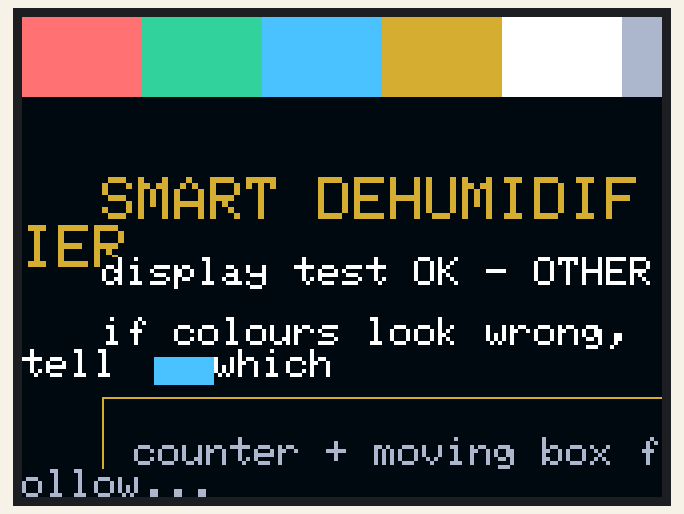
Bench run of a sketch on a simulated Arduino Uno, built with avr-gcc and run on an emulated ATmega328P. Shown: 320×240 colour display. What the sketch prints to the serial monitor is not drawn.

Above: at 0.46 s.
At 10.5 s:
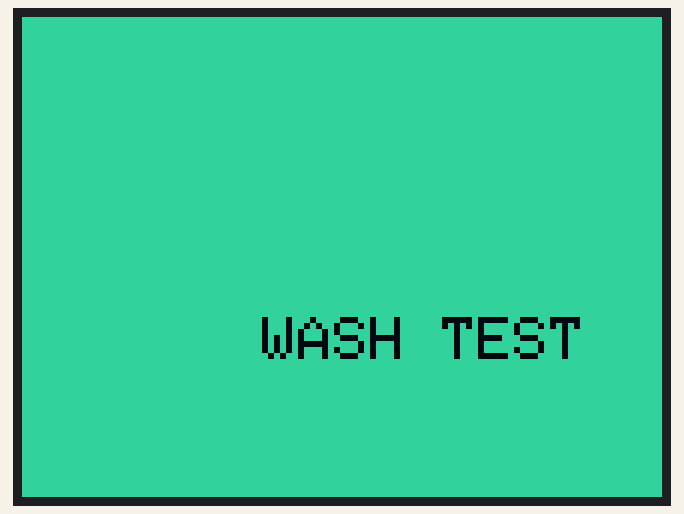
At 16.36 s:
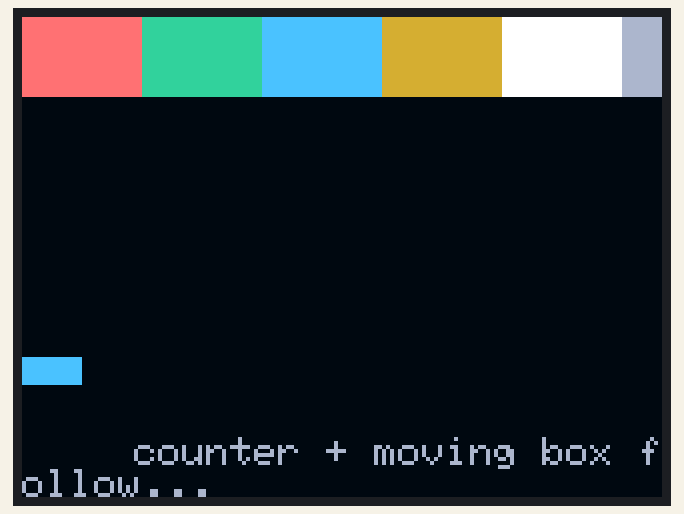
At 21.7 s:
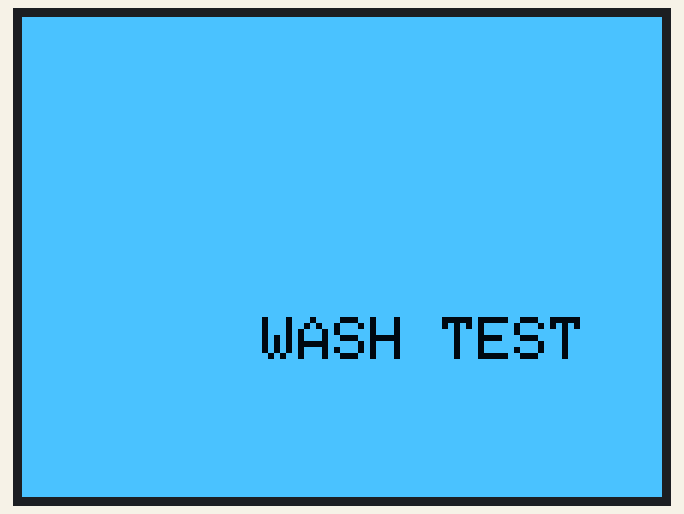
At 32.8 s:
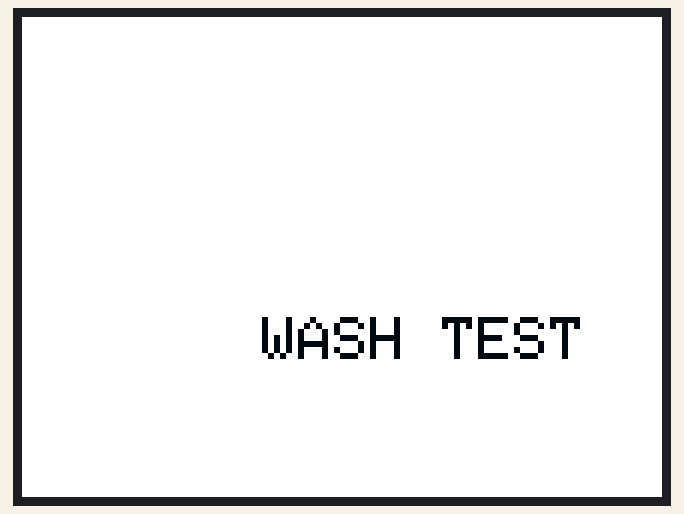
At 33.8 s:
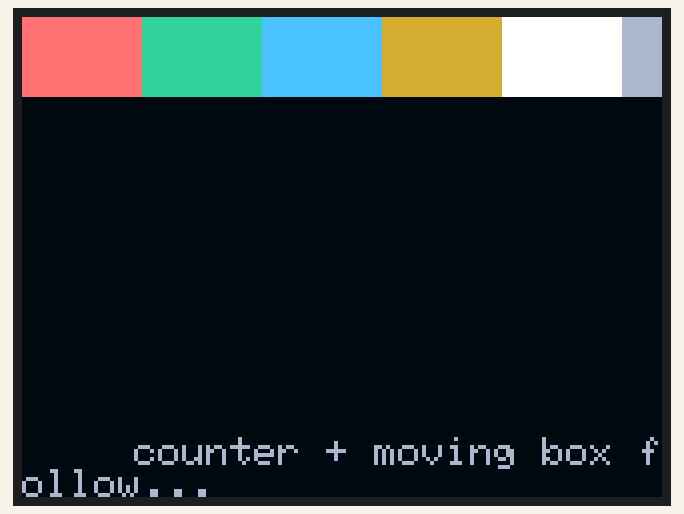

The sketch:

display-test-uno.ino
```cpp
/*
 * ============================================================================
 *  SMART DEHUMIDIFIER - DISPLAY TEST (UNO only, no S3, nothing else connected)
 * ============================================================================
 *  Plug the 3.5" parallel shield (D0-D7 + WR + RD pins) onto the Arduino
 *  UNO, USB cable in, upload this. That's the whole setup.
 *
 *  Libraries (Tools -> Manage Libraries, install BOTH):
 *    1. "Adafruit GFX Library"  (by Adafruit)
 *    2. "mcufriend_kbv"         (by David Prentice)
 *
 *  WHAT IT SHOWS:
 *    - Serial Monitor (9600): the display CONTROLLER ID (e.g. 0x9486)
 *      >>> WRITE THAT NUMBER DOWN AND TELL ME - the S3 direct-wire driver
 *          (see below) needs it to pick the right init sequence.
 *    - Screen: colour bars, colour blocks, text, a running counter and
 *      a moving box - proves the panel, backlight and wiring are good.
 *
 *  WHY THIS MATTERS FOR THE S3: this shield can also be wired DIRECTLY to
 *  the ESP32-S3 (no UNO needed in the final product) by moving the door
 *  lock + supply relays + buzzer to a second PCF8574 - see manual 02
 *  sect.4.13. This test confirms your panel works and identifies its
 *  controller before that wiring.
 * ============================================================================
 */

#include <Adafruit_GFX.h>
#include <MCUFRIEND_kbv.h>

MCUFRIEND_kbv tft;

// the same theme colours as the dryer's website
#define C_NAVY  0x0042
#define C_GOLD  0xD566
#define C_BLUE  0x4E1F
#define C_GREEN 0x3693
#define C_RED   0xFB8E
#define C_WHITE 0xFFFF
#define C_DIM   0xADB9

const char *colorName(uint16_t c) {
  if (c == C_RED)   return "RED";
  if (c == C_GREEN) return "GREEN";
  if (c == C_BLUE)  return "BLUE";
  if (c == C_GOLD)  return "GOLD";
  return "OTHER";
}

void bars() {                       // classic 8-colour bar strip
  const uint16_t cs[8] = { C_RED, C_GREEN, C_BLUE, C_GOLD,
                           C_WHITE, C_DIM, C_NAVY, 0 };
  for (uint8_t i = 0; i < 8; i++)
    tft.fillRect(i * 60, 0, 60, 40, cs[i]);
}

void setup() {
  Serial.begin(9600);
  Serial.println(F("\n=== SMART DEHUMIDIFIER DISPLAY TEST ==="));

  uint16_t id = tft.readID();
  if (id == 0xD3D3) id = 0x9486;    // common readID() fallback on clones
  Serial.print(F("Controller ID: 0x"));
  Serial.println(id, HEX);
  Serial.println(F(">>> tell me this number (driver choice for the S3)"));

  tft.begin(id);
  tft.setRotation(1);               // 1 or 3 = landscape 480x320
  tft.fillScreen(C_NAVY);

  bars();
  tft.setTextColor(C_GOLD, C_NAVY);
  tft.setTextSize(3);
  tft.setCursor(40, 80);
  tft.print(F("SMART DEHUMIDIFIER"));
  tft.setTextSize(2);
  tft.setTextColor(C_WHITE, C_NAVY);
  tft.setCursor(40, 120);
  tft.print(F("display test OK - "));
  tft.print(colorName(tft.color565(255, 0, 0)));
  tft.setCursor(40, 150);
  tft.print(F("if colours look wrong, tell me which"));

  tft.drawRect(40, 190, 400, 90, C_GOLD);
  tft.setTextColor(C_DIM, C_NAVY);
  tft.setCursor(56, 210);
  tft.print(F("counter + moving box follow..."));
}

void loop() {
  static uint32_t n = 0;
  static uint16_t x = 60;

  tft.setTextColor(C_GREEN, C_NAVY);
  tft.setTextSize(2);
  tft.setCursor(56, 240);
  tft.print(F("count: "));
  tft.print(n);
  tft.print(F("   "));

  // moving box proves fast redraws
  tft.fillRect(x, 170, 30, 14, C_NAVY);        // erase old
  x = (x + 6) % 420;
  tft.fillRect(x, 170, 30, 14, C_BLUE);

  // full-colour wash every ~10 s (backlight + dead-pixel check)
  if (n % 40 == 0 && n > 0) {
    static const uint16_t w[4] = { C_RED, C_GREEN, C_BLUE, C_WHITE };
    tft.fillScreen(w[(n / 40) % 4]);
    tft.setTextColor(C_NAVY, w[(n / 40) % 4]);
    tft.setTextSize(3);
    tft.setCursor(120, 150);
    tft.print(F("WASH TEST"));
    delay(900);
    tft.fillScreen(C_NAVY);
    bars();
    tft.setTextColor(C_DIM, C_NAVY);
    tft.setTextSize(2);
    tft.setCursor(56, 210);
    tft.print(F("counter + moving box follow..."));
  }

  n++;
  delay(250);
}
```

Measured:
- what the display in image 1 shows lasts 0.9 s, from 10.5 s to 11.4 s
- what the display in image 5 shows lasts 2.3 s, from 33.7 s to 36.0 s
